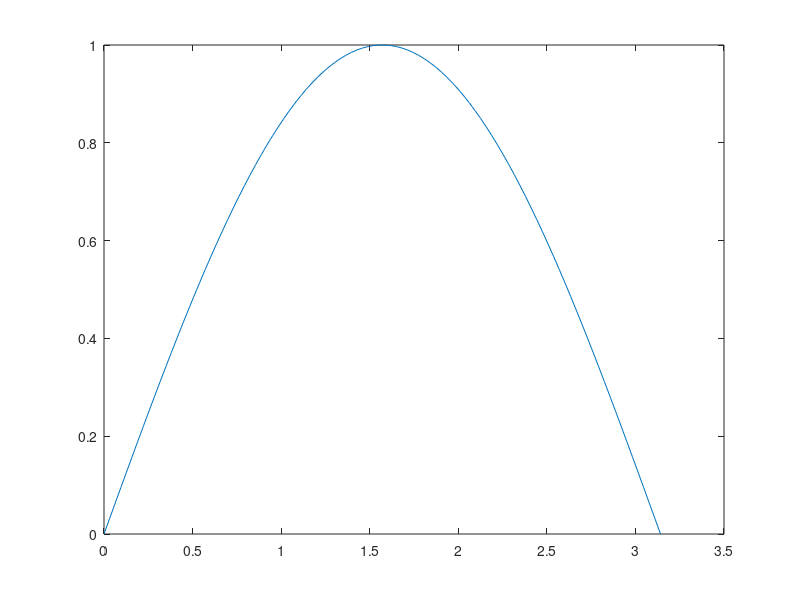

MATLAB code to generate this figure: (Note: this script raises an error after producing the figure.)
%% 1) Plotting

range = linspace(0,pi);
y = sin(range);
plot(range, y)
%% 2) Linear Algebra

% a)

A = [1 2 ; 3 -1];
B = [1 2 0 ; 3 -1 -1];
x = [4 ; -2];

A
B
x

% b)

product_01 = A * B;
product_02 = A * x;
product_03 = B' * x;

product_01
product_02
product_03

%% 3) Programming Loops

% a)

matrix_a = zeros(10,12);
for i = 1:10
    for j = 1:12
        if rem(i+j,2) == 0
            matrix_a(i,j) = i + j;
        else
            matrix_a(i,j) = i - (2 * j);
        end
    end
end

matrix_a

% b)

matrix_b = 1:100;
for j = 2:100
    matrix_b(j) = (3 * matrix_b(j-1)) / (matrix_b(j-1)^2 + 1);
end

matrix_b = matrix_b';

matrix_b
%% 4) Displaying Results in a Table

values = [1  0.1 0.01  0.001 0.0001];
values = values';

y = ones(1,5);
for i = 1:5
    y(i) = sin(values(i))/values(i);
end
y = y';

z = ones(1,5);
for j = 1:5
    z(j) = abs(sin(values(j))/values(j) - 1);
end
z = z';

format long;

my_table = table(values, y, z);

my_table.Properties.VariableNames = ["x", "f(x)", "e(x)"];
my_table.Properties.RowNames = ["1", "2", "3", "4", "5"];

my_table














